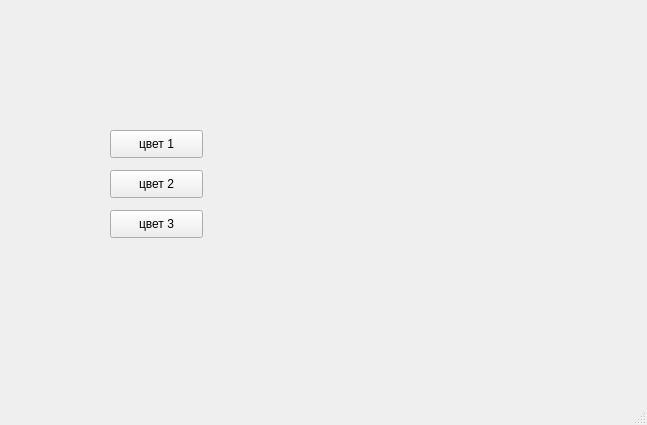
<?xml version="1.0" encoding="UTF-8"?>
<ui version="4.0">
 <class>Slot</class>
 <widget class="QMainWindow" name="Slot">
  <property name="geometry">
   <rect>
    <x>0</x>
    <y>0</y>
    <width>647</width>
    <height>425</height>
   </rect>
  </property>
  <property name="windowTitle">
   <string>Slot</string>
  </property>
  <widget class="QWidget" name="centralwidget">
   <widget class="QPushButton" name="pushButtonGreen">
    <property name="geometry">
     <rect>
      <x>110</x>
      <y>130</y>
      <width>93</width>
      <height>28</height>
     </rect>
    </property>
    <property name="text">
     <string>цвет 1</string>
    </property>
   </widget>
   <widget class="QPushButton" name="pushButtonRed">
    <property name="geometry">
     <rect>
      <x>110</x>
      <y>170</y>
      <width>93</width>
      <height>28</height>
     </rect>
    </property>
    <property name="text">
     <string>цвет 2</string>
    </property>
   </widget>
   <widget class="QPushButton" name="pushButtonBlue">
    <property name="geometry">
     <rect>
      <x>110</x>
      <y>210</y>
      <width>93</width>
      <height>28</height>
     </rect>
    </property>
    <property name="text">
     <string>цвет 3</string>
    </property>
   </widget>
   <widget class="QLabel" name="label">
    <property name="geometry">
     <rect>
      <x>280</x>
      <y>150</y>
      <width>271</width>
      <height>71</height>
     </rect>
    </property>
    <property name="text">
     <string/>
    </property>
   </widget>
  </widget>
  <widget class="QMenuBar" name="menubar">
   <property name="geometry">
    <rect>
     <x>0</x>
     <y>0</y>
     <width>647</width>
     <height>26</height>
    </rect>
   </property>
  </widget>
  <widget class="QStatusBar" name="statusbar"/>
 </widget>
 <resources/>
 <connections/>
</ui>
